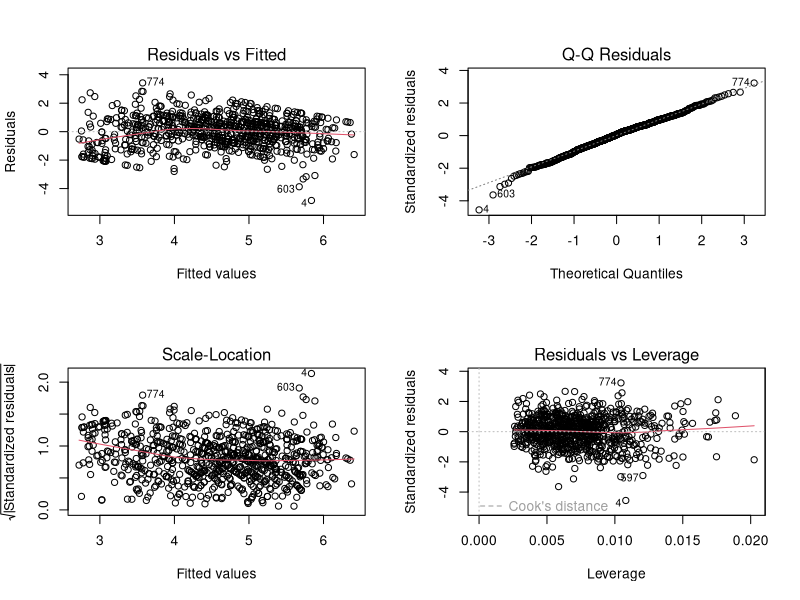

Write R code to recreate this figure.
## ---- chunk 1
DiagrammeR::grViz("digraph {
  graph [layout = dot, rankdir = TB]
  
  node [shape = rectangle]     
  rec0 [label = 'EXPLORATORY DATA ANALYSIS']
  rec1 [label = 'A) Descriptive Statistics]
  rec2 [label = 'B) Correlation and Prediction']
  rec3 [label = 'REGRESSION ANALYSIS']
  rec4 [label = 'C) Simple and Multiple Linear Regression Model']
  rec5 [label = 'D) Statistical Inference']

  # edge definitions with the node IDs
  rec0 -> rec1 -> rec2 -> rec3 -> rec4 -> rec5;
  }")
## ---- chunk 2
income <- c(1000, 1500, 4000, 7000)
mean(income)
sd(income)
## ---- chunk 3
income <- c(1000, 1500, 1300, 900)
mean(income)
sd(income)
## ---- chunk 4
data.frame(j = 1:5,
           Y = c(12, 23, 34, 54, 45), 
           X = c(10, 35, 45, 57, 87))
## ---- chunk 5
# load the dataset
glbwarm <- read.csv("data/glbwarm.csv")
## ---- chunk 6
lm1 <- lm(govact ~ negemot, data = glbwarm)
## ---- chunk 7
summary(lm1)
## ---- chunk 8
lm2 <- lm(govact ~ negemot + posemot + ideology + sex + age, 
          data = glbwarm)
## ---- chunk 9
summary(lm2)
## ---- chunk 10
summary(lm2)
## ---- chunk 11
format(2.2e-16, scientific=FALSE)
## ---- chunk 12
summary(lm2)
## ---- chunk 13
summary(lm2)
## ---- chunk 14
summary(glbwarm$negemot)
summary(glbwarm$ideology)
## ---- chunk 15
par(mfrow=c(2,2))
plot(lm2)
## ---- chunk 16
library(lmtest)
bptest(lm2)
## ---- chunk 17
library(lmtest)
library(sandwich)

coeftest(lm2, vcov = vcovHC(lm2, type = "HC3"))
## ---- chunk 18
library(car)
car::vif(lm2)
